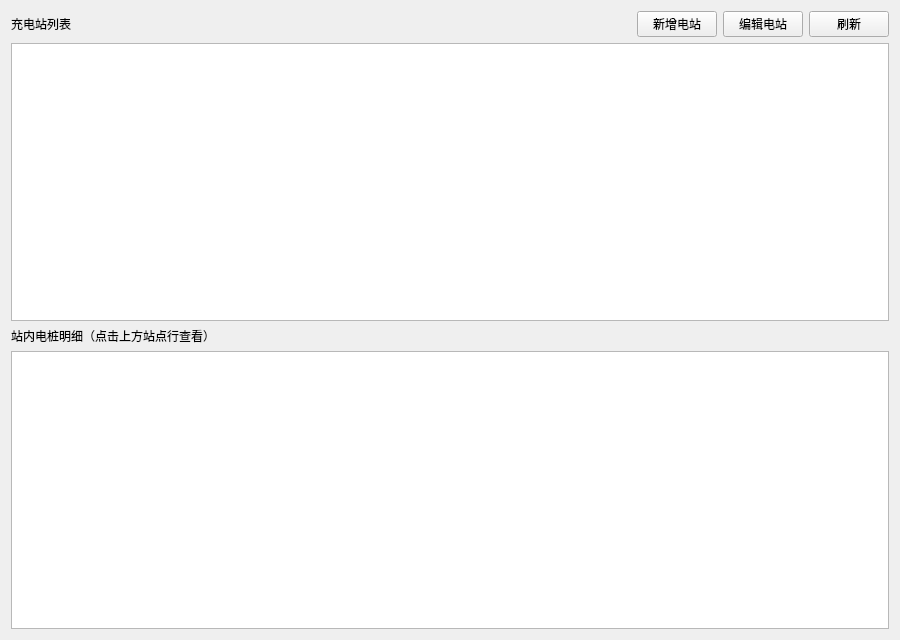
<?xml version="1.0" encoding="UTF-8"?>
<ui version="4.0">
 <class>StationPage</class>
 <widget class="QWidget" name="StationPage">
  <property name="geometry">
   <rect>
    <x>0</x>
    <y>0</y>
    <width>900</width>
    <height>640</height>
   </rect>
  </property>
  <layout class="QVBoxLayout" name="verticalLayout">
   <item>
    <layout class="QHBoxLayout" name="topBar">
     <item>
      <widget class="QLabel" name="stationTitle">
       <property name="text">
        <string>充电站列表</string>
       </property>
      </widget>
     </item>
     <item>
      <spacer name="horizontalSpacer">
       <property name="orientation">
        <enum>Qt::Horizontal</enum>
       </property>
       <property name="sizeHint" stdset="0">
        <size>
         <width>40</width>
         <height>20</height>
        </size>
       </property>
      </spacer>
     </item>
     <item>
      <widget class="QPushButton" name="addButton">
       <property name="text">
        <string>新增电站</string>
       </property>
      </widget>
     </item>
     <item>
      <widget class="QPushButton" name="editButton">
       <property name="text">
        <string>编辑电站</string>
       </property>
      </widget>
     </item>
     <item>
      <widget class="QPushButton" name="refreshButton">
       <property name="text">
        <string>刷新</string>
       </property>
      </widget>
     </item>
    </layout>
   </item>
   <item>
    <widget class="QTableWidget" name="stationTable">
     <property name="editTriggers">
      <set>QAbstractItemView::NoEditTriggers</set>
     </property>
     <property name="selectionBehavior">
      <enum>QAbstractItemView::SelectRows</enum>
     </property>
     <property name="selectionMode">
      <enum>QAbstractItemView::SingleSelection</enum>
     </property>
    </widget>
   </item>
   <item>
    <widget class="QLabel" name="pileTitle">
     <property name="text">
      <string>站内电桩明细（点击上方站点行查看）</string>
     </property>
    </widget>
   </item>
   <item>
    <widget class="QTableWidget" name="pileTable">
     <property name="editTriggers">
      <set>QAbstractItemView::NoEditTriggers</set>
     </property>
     <property name="selectionBehavior">
      <enum>QAbstractItemView::SelectRows</enum>
     </property>
    </widget>
   </item>
  </layout>
 </widget>
 <resources/>
 <connections/>
</ui>
